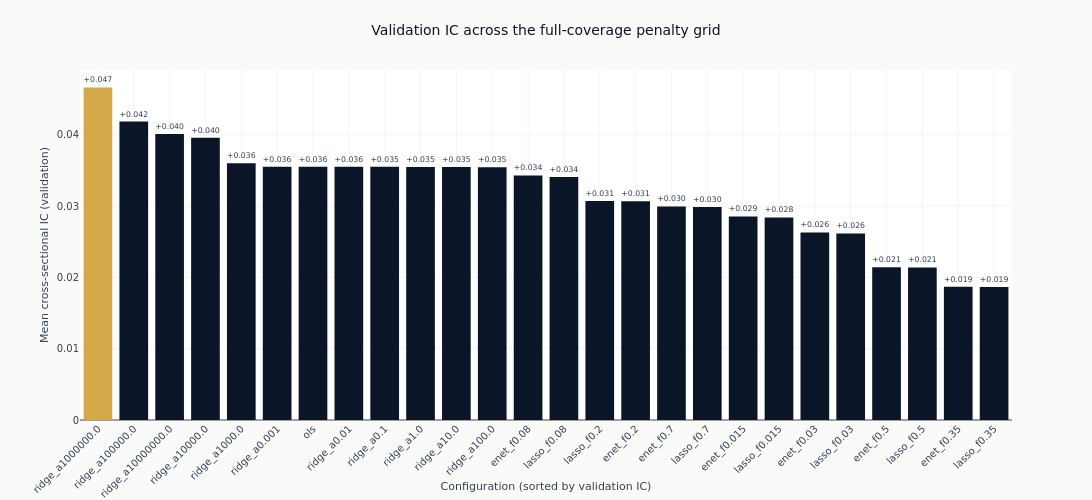

Here is the notebook cell this chart was saved with:
### Markdown cell above
### How the penalty grid ranks

Only the configurations measured on all `full_days` validation dates are charted. The
partial-coverage ones are in the table above with `full_coverage` false, and are left out here
because their IC is an average over a different set of dates.

### Code cell
def compact(params: str) -> str:
    """Render declared parameters for a title: `alpha=1000000.0` reads as `alpha=1e+06`."""
    return re.sub(r"\d+\.?\d*(?:[eE][+-]?\d+)?", lambda m: f"{float(m.group()):g}", params)


full = catalog.filter("full_coverage")
leader = full.row(0, named=True)

fig_ic = go.Figure(
    go.Bar(
        x=full.get_column("config_name").to_list(),
        y=full.get_column("ic_mean").to_list(),
        marker_color=[
            COLORS["amber"] if name == leader["config_name"] else COLORS["blue"]
            for name in full.get_column("config_name")
        ],
        text=[f"{value:+.3f}" for value in full.get_column("ic_mean")],
        textposition="outside",
        cliponaxis=False,
    )
)
fig_ic.update_layout(
    title="Validation IC across the full-coverage penalty grid",
    height=500,
    width=1100,
    showlegend=False,
    margin=dict(t=70),
)
fig_ic.update_xaxes(title_text="Configuration (sorted by validation IC)", tickangle=-45)
fig_ic.update_yaxes(title_text="Mean cross-sectional IC (validation)")
show_plotly_with_alt(
    fig_ic,
    "Bar chart of mean validation information coefficient for every full-coverage linear "
    f"configuration, sorted descending. {leader['config_name']} ({compact(leader['params'])}) "
    f"is highlighted in amber at the top of the ranking at IC {leader['ic_mean']:+.3f}. The "
    "Ridge configurations occupy the top of the ranking and the L1-penalised configurations "
    "trail them.",
)

### Figure 1 — Plotly figure (JSON) as saved in the notebook; plotly's stock layout.template omitted (floating-point values rounded to 4 significant figures)
{"data": [{"cliponaxis": false, "marker": {"color": ["#D4A84B", "#0a1628", "#0a1628", "#0a1628", "#0a1628", "#0a1628", "#0a1628", "#0a1628", "#0a1628", "#0a1628", "#0a1628", "#0a1628", "#0a1628", "#0a1628", "#0a1628", "#0a1628", "#0a1628", "#0a1628", "#0a1628", "#0a1628", "#0a1628", "#0a1628", "#0a1628", "#0a1628", "#0a1628", "#0a1628"]}, "text": ["+0.047", "+0.042", "+0.040", "+0.040", "+0.036", "+0.036", "+0.036", "+0.036", "+0.035", "+0.035", "+0.035", "+0.035", "+0.034", "+0.034", "+0.031", "+0.031", "+0.030", "+0.030", "+0.029", "+0.028", "+0.026", "+0.026", "+0.021", "+0.021", "+0.019", "+0.019"], "textposition": "outside", "type": "bar", "x": ["ridge_a1000000.0", "ridge_a100000.0", "ridge_a10000000.0", "ridge_a10000.0", "ridge_a1000.0", "ridge_a0.001", "ols", "ridge_a0.01", "ridge_a0.1", "ridge_a1.0", "ridge_a10.0", "ridge_a100.0", "enet_f0.08", "lasso_f0.08", "lasso_f0.2", "enet_f0.2", "enet_f0.7", "lasso_f0.7", "enet_f0.015", "lasso_f0.015", "enet_f0.03", "lasso_f0.03", "enet_f0.5", "lasso_f0.5", "enet_f0.35", "lasso_f0.35"], "y": [0.04662, 0.04183, 0.0401, 0.03958, 0.03599, 0.03551, 0.03551, 0.03551, 0.0355, 0.03547, 0.03546, 0.03543, 0.03428, 0.03406, 0.0307, 0.03066, 0.02993, 0.02988, 0.02852, 0.0284, 0.02629, 0.02616, 0.02141, 0.02137, 0.01868, 0.01865]}], "layout": {"height": 500, "margin": {"t": 70}, "showlegend": false, "title": {"text": "Validation IC across the full-coverage penalty grid"}, "width": 1100, "xaxis": {"tickangle": -45, "title": {"text": "Configuration (sorted by validation IC)"}}, "yaxis": {"title": {"text": "Mean cross-sectional IC (validation)"}}}}
